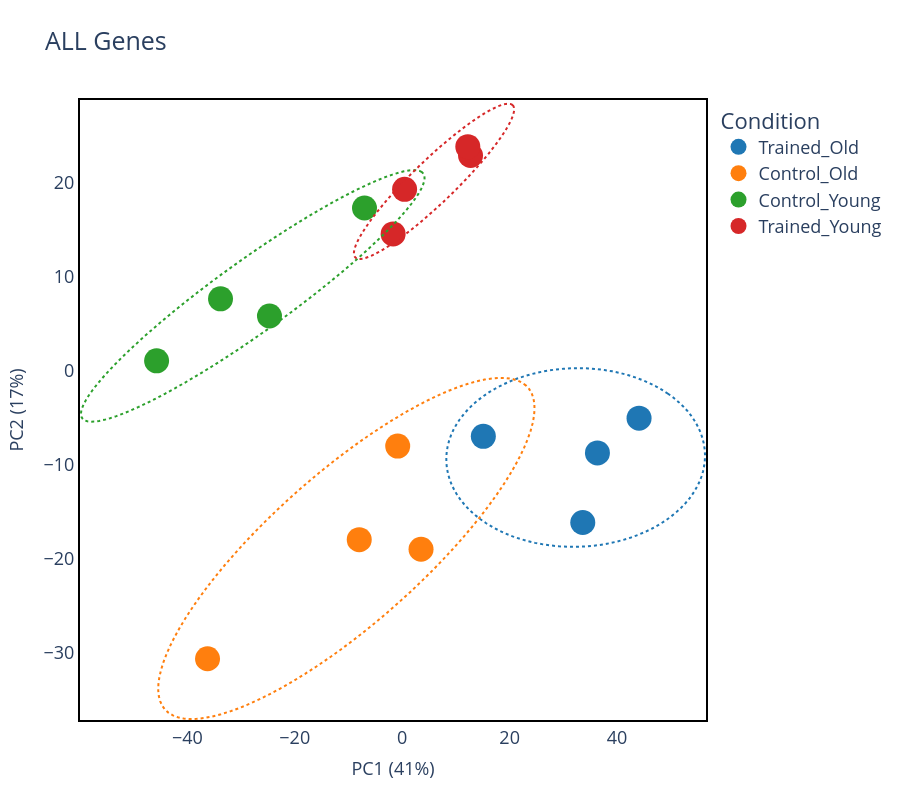

Notebook code cell kept with this figure:
### Markdown cell above
## PCA

### Code cell
pca_data,var = pca_from_adata(adata)
plot_pca_plotly(pca_data,var,save='PCA_allGenes',title='ALL Genes')
